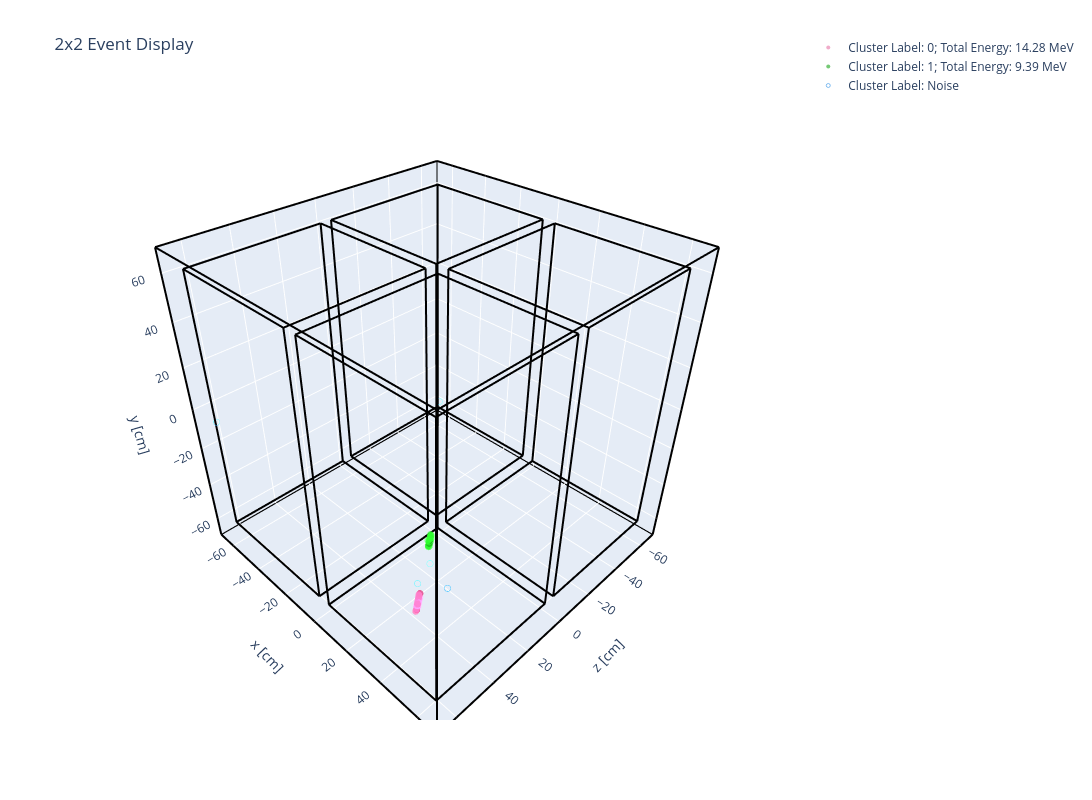

Notebook cell for this chart:
### Code cell
# OVERLAY

# Event display of clusters at different energy range

#norm_df_nosource_MC_overlay[(norm_df_nosource_MC_overlay['file_id']==10.0) & (norm_df_nosource_MC_overlay['light_id']==1.0)]

# Select an event of interest
#df_nosource_MC_overlay_trig_id = [(i.split('::')[0], i.split('::')[1]) for i in norm_df_nosource_MC_overlay['id']]
plot_trig_id = (10.0,1.0)     # (file_id, light_id)
temp_df = norm_df_nosource_MC_overlay[(norm_df_nosource_MC_overlay['file_id'].astype(float)==plot_trig_id[0]) & (norm_df_nosource_MC_overlay['light_id'].astype(float)==plot_trig_id[1])]

for i in np.unique(temp_df['id']):
    print(f'Cluster Label: {i}; Cluster Energy: {sum(temp_df["E"][temp_df["id"]==i].astype(float))} MeV')

event_display(np.vstack([temp_df['x'].astype(float), temp_df['y'].astype(float), temp_df['z'].astype(float), temp_df['Q'].astype(float)]).T, 
              E=temp_df['E'].astype(float),
              cluster_label=temp_df['cluster_label'])

### Figure 1 — Plotly figure (JSON) as saved in the notebook; plotly's stock layout.template omitted (floating-point values rounded to 4 significant figures)
{"data": [{"marker": {"color": ["rgba(225,95,153,0.5152221543383189)", "rgba(225,95,153,0.9999999995350439)", "rgba(225,95,153,0.7876456576867614)", "rgba(225,95,153,0.7365604885020774)", "rgba(225,95,153,0.6160729034045146)", "rgba(225,95,153,0.7531175535679151)", "rgba(225,95,153,0.5643520369644426)", "rgba(225,95,153,0.5858366601501511)", "rgba(225,95,153,0.5424273943498706)", "rgba(225,95,153,0.5029851850111616)", "rgba(225,95,153,0.5629678277091074)", "rgba(225,95,153,0.5443824511797913)", "rgba(225,95,153,0.6983130623608178)", "rgba(225,95,153,0.6729963195490352)", "rgba(225,95,153,0.6702405552695693)", "rgba(225,95,153,0.7465748480031971)", "rgba(225,95,153,0.9824973172951024)", "rgba(225,95,153,0.7467177158843608)", "rgba(225,95,153,0.7513662401049597)", "rgba(225,95,153,0.5242334582671235)", "rgba(225,95,153,0.5714561382391686)", "rgba(225,95,153,0.51763750844376)", "rgba(225,95,153,0.7740724578723313)", "rgba(225,95,153,0.7178390929022076)"], "size": 4, "symbol": "circle"}, "mode": "markers", "name": "Cluster Label: 0; Total Energy: 14.28 MeV", "type": "scatter3d", "x": [49.2, 49.05, 49.02, 48.97, 48.92, 48.75, 48.48, 48.75, 48.73, 48.68, 48.62, 48.43, 48.3, 48.29, 48.17, 48.17, 48.0, 47.98, 47.92, 48.96, 48.89, 48.73, 48.61, 48.45], "y": [-29.49, -30.37, -30.82, -29.93, -29.04, -29.49, -29.04, -27.71, -27.27, -26.38, -26.83, -25.94, -27.71, -27.27, -26.38, -26.83, -25.05, -25.94, -25.5, -29.04, -28.16, -28.16, -28.6, -28.16], "z": [58.55, 59.0, 59.44, 59.0, 58.55, 58.55, 58.55, 57.67, 57.67, 57.22, 57.22, 56.78, 57.67, 57.67, 57.22, 57.22, 56.34, 56.78, 56.78, 58.11, 58.11, 57.67, 58.11, 58.11]}, {"marker": {"color": ["rgba(28,167,28,0.6073617978604715)", "rgba(28,167,28,0.6001505900190418)", "rgba(28,167,28,0.5088632557695631)", "rgba(28,167,28,0.5)", "rgba(28,167,28,0.7189463210828194)", "rgba(28,167,28,0.5832081529891844)", "rgba(28,167,28,0.537099622212431)", "rgba(28,167,28,0.5322581374486138)", "rgba(28,167,28,0.9493026144121622)", "rgba(28,167,28,0.6351364298866323)", "rgba(28,167,28,0.9105619231074389)", "rgba(28,167,28,0.5626338530784896)", "rgba(28,167,28,0.572114665962362)", "rgba(28,167,28,0.8303821676701388)", "rgba(28,167,28,0.5280516271059369)", "rgba(28,167,28,0.5230139419226812)", "rgba(28,167,28,0.5294607767420879)", "rgba(28,167,28,0.5591975053100516)", "rgba(28,167,28,0.6592429529948587)"], "size": 4, "symbol": "circle"}, "mode": "markers", "name": "Cluster Label: 1; Total Energy: 9.39 MeV", "type": "scatter3d", "x": [44.98, 44.77, 44.76, 44.58, 44.53, 44.79, 44.65, 44.58, 44.57, 44.41, 44.34, 44.25, 44.2, 44.15, 44.13, 44.12, 44.1, 43.99, 43.8], "y": [-9.976, -9.533, -9.533, -10.42, -9.976, -8.203, -7.316, -7.76, -9.09, -8.646, -8.203, -6.429, -6.873, -7.316, -7.76, -7.76, -6.873, -8.203, -6.429], "z": [48.8, 48.8, 48.35, 48.8, 48.8, 47.91, 47.47, 47.91, 48.35, 48.35, 47.91, 47.02, 47.47, 47.47, 47.47, 47.91, 47.02, 48.35, 47.02]}, {"marker": {"color": ["rgba(46,145,229,0.5831227634208538)", "rgba(46,145,229,0.5102913278417721)", "rgba(46,145,229,0.575194547153789)", "rgba(46,145,229,0.5255893652740422)", "rgba(46,145,229,0.7407377147873819)"], "size": 4, "symbol": "circle-open"}, "mode": "markers", "name": "Cluster Label: Noise", "type": "scatter3d", "x": [-63.8, -24.38, 41.61, 43.0, 49.56], "y": [-6.014, -20.17, -29.04, -21.5, -30.82], "z": [63.96, -25.74, 51.46, 46.58, 44.36]}, {"line": {"color": "black", "width": 4}, "mode": "lines", "showlegend": false, "type": "scatter3d", "x": [-70, 70], "y": [-70, -70], "z": [-70, -70]}, {"line": {"color": "black", "width": 4}, "mode": "lines", "showlegend": false, "type": "scatter3d", "x": [70, 70], "y": [-70, 70], "z": [-70, -70]}, {"line": {"color": "black", "width": 4}, "mode": "lines", "showlegend": false, "type": "scatter3d", "x": [70, -70], "y": [70, 70], "z": [-70, -70]}, {"line": {"color": "black", "width": 4}, "mode": "lines", "showlegend": false, "type": "scatter3d", "x": [-70, -70], "y": [70, -70], "z": [-70, -70]}, {"line": {"color": "black", "width": 4}, "mode": "lines", "showlegend": false, "type": "scatter3d", "x": [-70, 70], "y": [-70, -70], "z": [70, 70]}, {"line": {"color": "black", "width": 4}, "mode": "lines", "showlegend": false, "type": "scatter3d", "x": [70, 70], "y": [-70, 70], "z": [70, 70]}, {"line": {"color": "black", "width": 4}, "mode": "lines", "showlegend": false, "type": "scatter3d", "x": [70, -70], "y": [70, 70], "z": [70, 70]}, {"line": {"color": "black", "width": 4}, "mode": "lines", "showlegend": false, "type": "scatter3d", "x": [-70, -70], "y": [70, -70], "z": [70, 70]}, {"line": {"color": "black", "width": 4}, "mode": "lines", "showlegend": false, "type": "scatter3d", "x": [-70, -70], "y": [-70, -70], "z": [-70, 70]}, {"line": {"color": "black", "width": 4}, "mode": "lines", "showlegend": false, "type": "scatter3d", "x": [70, 70], "y": [-70, -70], "z": [-70, 70]}, {"line": {"color": "black", "width": 4}, "mode": "lines", "showlegend": false, "type": "scatter3d", "x": [70, 70], "y": [70, 70], "z": [-70, 70]}, {"line": {"color": "black", "width": 4}, "mode": "lines", "showlegend": false, "type": "scatter3d", "x": [-70, -70], "y": [70, 70], "z": [-70, 70]}, {"line": {"color": "black", "width": 4}, "mode": "lines", "showlegend": false, "type": "scatter3d", "x": [3.07, 63.93], "y": [-61.85, -61.85], "z": [2.68, 2.68]}, {"line": {"color": "black", "width": 4}, "mode": "lines", "showlegend": false, "type": "scatter3d", "x": [63.93, 63.93], "y": [-61.85, 61.85], "z": [2.68, 2.68]}, {"line": {"color": "black", "width": 4}, "mode": "lines", "showlegend": false, "type": "scatter3d", "x": [63.93, 3.07], "y": [61.85, 61.85], "z": [2.68, 2.68]}, {"line": {"color": "black", "width": 4}, "mode": "lines", "showlegend": false, "type": "scatter3d", "x": [3.07, 3.07], "y": [61.85, -61.85], "z": [2.68, 2.68]}, {"line": {"color": "black", "width": 4}, "mode": "lines", "showlegend": false, "type": "scatter3d", "x": [3.07, 63.93], "y": [-61.85, -61.85], "z": [64.32, 64.32]}, {"line": {"color": "black", "width": 4}, "mode": "lines", "showlegend": false, "type": "scatter3d", "x": [63.93, 63.93], "y": [-61.85, 61.85], "z": [64.32, 64.32]}, {"line": {"color": "black", "width": 4}, "mode": "lines", "showlegend": false, "type": "scatter3d", "x": [63.93, 3.07], "y": [61.85, 61.85], "z": [64.32, 64.32]}, {"line": {"color": "black", "width": 4}, "mode": "lines", "showlegend": false, "type": "scatter3d", "x": [3.07, 3.07], "y": [61.85, -61.85], "z": [64.32, 64.32]}, {"line": {"color": "black", "width": 4}, "mode": "lines", "showlegend": false, "type": "scatter3d", "x": [3.07, 3.07], "y": [-61.85, -61.85], "z": [2.68, 64.32]}, {"line": {"color": "black", "width": 4}, "mode": "lines", "showlegend": false, "type": "scatter3d", "x": [63.93, 63.93], "y": [-61.85, -61.85], "z": [2.68, 64.32]}, {"line": {"color": "black", "width": 4}, "mode": "lines", "showlegend": false, "type": "scatter3d", "x": [63.93, 63.93], "y": [61.85, 61.85], "z": [2.68, 64.32]}, {"line": {"color": "black", "width": 4}, "mode": "lines", "showlegend": false, "type": "scatter3d", "x": [3.07, 3.07], "y": [61.85, 61.85], "z": [2.68, 64.32]}, {"line": {"color": "black", "width": 4}, "mode": "lines", "showlegend": false, "type": "scatter3d", "x": [-3.07, -63.93], "y": [-61.85, -61.85], "z": [2.68, 2.68]}, {"line": {"color": "black", "width": 4}, "mode": "lines", "showlegend": false, "type": "scatter3d", "x": [-63.93, -63.93], "y": [-61.85, 61.85], "z": [2.68, 2.68]}, {"line": {"color": "black", "width": 4}, "mode": "lines", "showlegend": false, "type": "scatter3d", "x": [-63.93, -3.07], "y": [61.85, 61.85], "z": [2.68, 2.68]}, {"line": {"color": "black", "width": 4}, "mode": "lines", "showlegend": false, "type": "scatter3d", "x": [-3.07, -3.07], "y": [61.85, -61.85], "z": [2.68, 2.68]}, {"line": {"color": "black", "width": 4}, "mode": "lines", "showlegend": false, "type": "scatter3d", "x": [-3.07, -63.93], "y": [-61.85, -61.85], "z": [64.32, 64.32]}, {"line": {"color": "black", "width": 4}, "mode": "lines", "showlegend": false, "type": "scatter3d", "x": [-63.93, -63.93], "y": [-61.85, 61.85], "z": [64.32, 64.32]}, {"line": {"color": "black", "width": 4}, "mode": "lines", "showlegend": false, "type": "scatter3d", "x": [-63.93, -3.07], "y": [61.85, 61.85], "z": [64.32, 64.32]}, {"line": {"color": "black", "width": 4}, "mode": "lines", "showlegend": false, "type": "scatter3d", "x": [-3.07, -3.07], "y": [61.85, -61.85], "z": [64.32, 64.32]}, {"line": {"color": "black", "width": 4}, "mode": "lines", "showlegend": false, "type": "scatter3d", "x": [-3.07, -3.07], "y": [-61.85, -61.85], "z": [2.68, 64.32]}, {"line": {"color": "black", "width": 4}, "mode": "lines", "showlegend": false, "type": "scatter3d", "x": [-63.93, -63.93], "y": [-61.85, -61.85], "z": [2.68, 64.32]}, {"line": {"color": "black", "width": 4}, "mode": "lines", "showlegend": false, "type": "scatter3d", "x": [-63.93, -63.93], "y": [61.85, 61.85], "z": [2.68, 64.32]}, {"line": {"color": "black", "width": 4}, "mode": "lines", "showlegend": false, "type": "scatter3d", "x": [-3.07, -3.07], "y": [61.85, 61.85], "z": [2.68, 64.32]}, {"line": {"color": "black", "width": 4}, "mode": "lines", "showlegend": false, "type": "scatter3d", "x": [3.07, 63.93], "y": [-61.85, -61.85], "z": [-2.68, -2.68]}, {"line": {"color": "black", "width": 4}, "mode": "lines", "showlegend": false, "type": "scatter3d", "x": [63.93, 63.93], "y": [-61.85, 61.85], "z": [-2.68, -2.68]}, {"line": {"color": "black", "width": 4}, "mode": "lines", "showlegend": false, "type": "scatter3d", "x": [63.93, 3.07], "y": [61.85, 61.85], "z": [-2.68, -2.68]}, {"line": {"color": "black", "width": 4}, "mode": "lines", "showlegend": false, "type": "scatter3d", "x": [3.07, 3.07], "y": [61.85, -61.85], "z": [-2.68, -2.68]}, {"line": {"color": "black", "width": 4}, "mode": "lines", "showlegend": false, "type": "scatter3d", "x": [3.07, 63.93], "y": [-61.85, -61.85], "z": [-64.32, -64.32]}, {"line": {"color": "black", "width": 4}, "mode": "lines", "showlegend": false, "type": "scatter3d", "x": [63.93, 63.93], "y": [-61.85, 61.85], "z": [-64.32, -64.32]}, {"line": {"color": "black", "width": 4}, "mode": "lines", "showlegend": false, "type": "scatter3d", "x": [63.93, 3.07], "y": [61.85, 61.85], "z": [-64.32, -64.32]}, {"line": {"color": "black", "width": 4}, "mode": "lines", "showlegend": false, "type": "scatter3d", "x": [3.07, 3.07], "y": [61.85, -61.85], "z": [-64.32, -64.32]}, {"line": {"color": "black", "width": 4}, "mode": "lines", "showlegend": false, "type": "scatter3d", "x": [3.07, 3.07], "y": [-61.85, -61.85], "z": [-2.68, -64.32]}, {"line": {"color": "black", "width": 4}, "mode": "lines", "showlegend": false, "type": "scatter3d", "x": [63.93, 63.93], "y": [-61.85, -61.85], "z": [-2.68, -64.32]}, {"line": {"color": "black", "width": 4}, "mode": "lines", "showlegend": false, "type": "scatter3d", "x": [63.93, 63.93], "y": [61.85, 61.85], "z": [-2.68, -64.32]}, {"line": {"color": "black", "width": 4}, "mode": "lines", "showlegend": false, "type": "scatter3d", "x": [3.07, 3.07], "y": [61.85, 61.85], "z": [-2.68, -64.32]}, {"line": {"color": "black", "width": 4}, "mode": "lines", "showlegend": false, "type": "scatter3d", "x": [-3.07, -63.93], "y": [-61.85, -61.85], "z": [-2.68, -2.68]}, {"line": {"color": "black", "width": 4}, "mode": "lines", "showlegend": false, "type": "scatter3d", "x": [-63.93, -63.93], "y": [-61.85, 61.85], "z": [-2.68, -2.68]}, {"line": {"color": "black", "width": 4}, "mode": "lines", "showlegend": false, "type": "scatter3d", "x": [-63.93, -3.07], "y": [61.85, 61.85], "z": [-2.68, -2.68]}, {"line": {"color": "black", "width": 4}, "mode": "lines", "showlegend": false, "type": "scatter3d", "x": [-3.07, -3.07], "y": [61.85, -61.85], "z": [-2.68, -2.68]}, {"line": {"color": "black", "width": 4}, "mode": "lines", "showlegend": false, "type": "scatter3d", "x": [-3.07, -63.93], "y": [-61.85, -61.85], "z": [-64.32, -64.32]}, {"line": {"color": "black", "width": 4}, "mode": "lines", "showlegend": false, "type": "scatter3d", "x": [-63.93, -63.93], "y": [-61.85, 61.85], "z": [-64.32, -64.32]}, {"line": {"color": "black", "width": 4}, "mode": "lines", "showlegend": false, "type": "scatter3d", "x": [-63.93, -3.07], "y": [61.85, 61.85], "z": [-64.32, -64.32]}, {"line": {"color": "black", "width": 4}, "mode": "lines", "showlegend": false, "type": "scatter3d", "x": [-3.07, -3.07], "y": [61.85, -61.85], "z": [-64.32, -64.32]}, {"line": {"color": "black", "width": 4}, "mode": "lines", "showlegend": false, "type": "scatter3d", "x": [-3.07, -3.07], "y": [-61.85, -61.85], "z": [-2.68, -64.32]}, {"line": {"color": "black", "width": 4}, "mode": "lines", "showlegend": false, "type": "scatter3d", "x": [-63.93, -63.93], "y": [-61.85, -61.85], "z": [-2.68, -64.32]}, {"line": {"color": "black", "width": 4}, "mode": "lines", "showlegend": false, "type": "scatter3d", "x": [-63.93, -63.93], "y": [61.85, 61.85], "z": [-2.68, -64.32]}, {"line": {"color": "black", "width": 4}, "mode": "lines", "showlegend": false, "type": "scatter3d", "x": [-3.07, -3.07], "y": [61.85, 61.85], "z": [-2.68, -64.32]}], "layout": {"height": 800, "legend": {"xanchor": "left", "yanchor": "bottom"}, "scene": {"aspectmode": "cube", "camera": {"up": {"x": 0, "y": 1, "z": 0}}, "xaxis": {"range": [-70, 70], "title": {"text": "x [cm]"}}, "yaxis": {"range": [-70, 70], "title": {"text": "y [cm]"}}, "zaxis": {"range": [-70, 70], "title": {"text": "z [cm]"}}}, "title": {"text": "2x2 Event Display"}, "width": 1200}}
